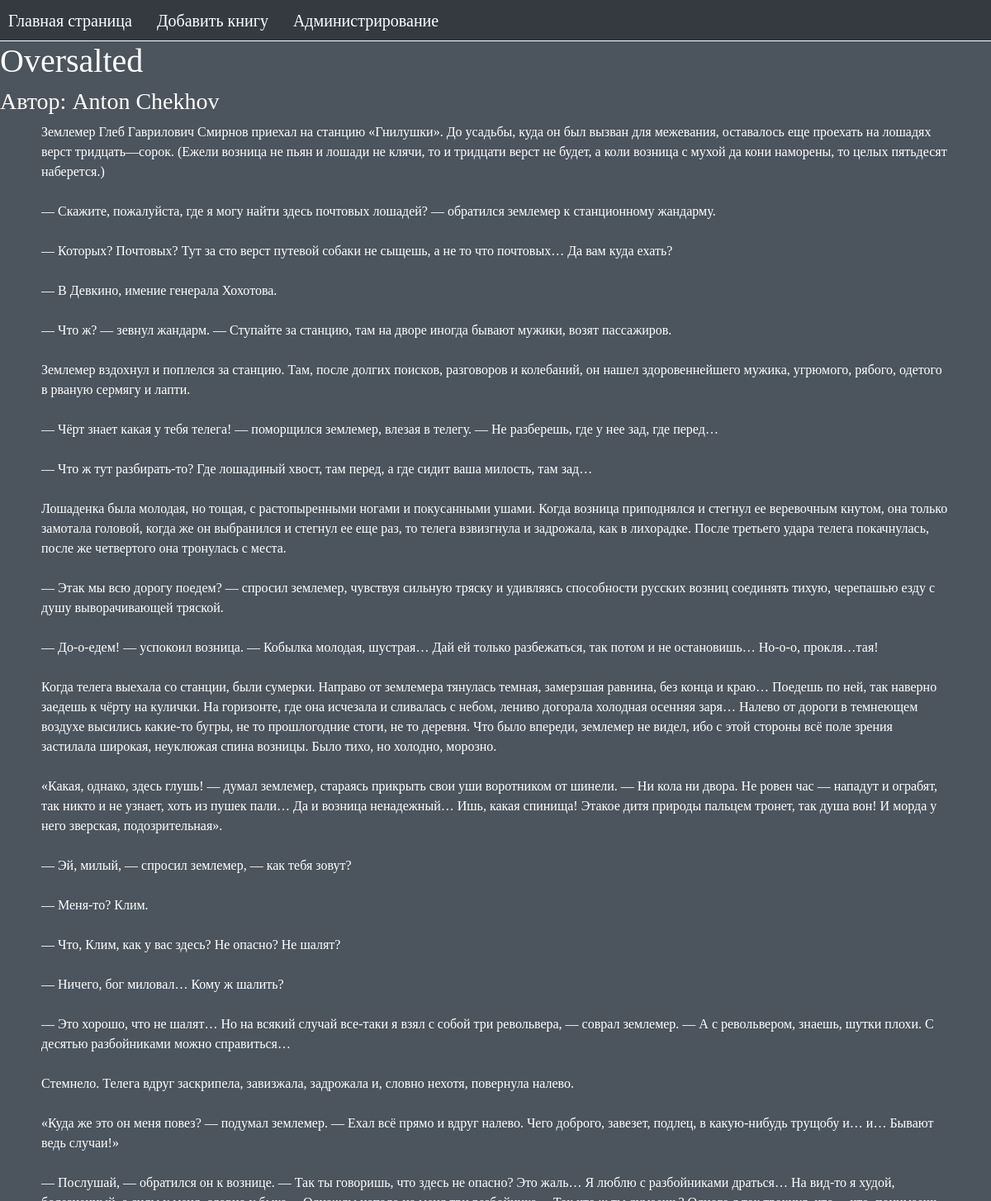
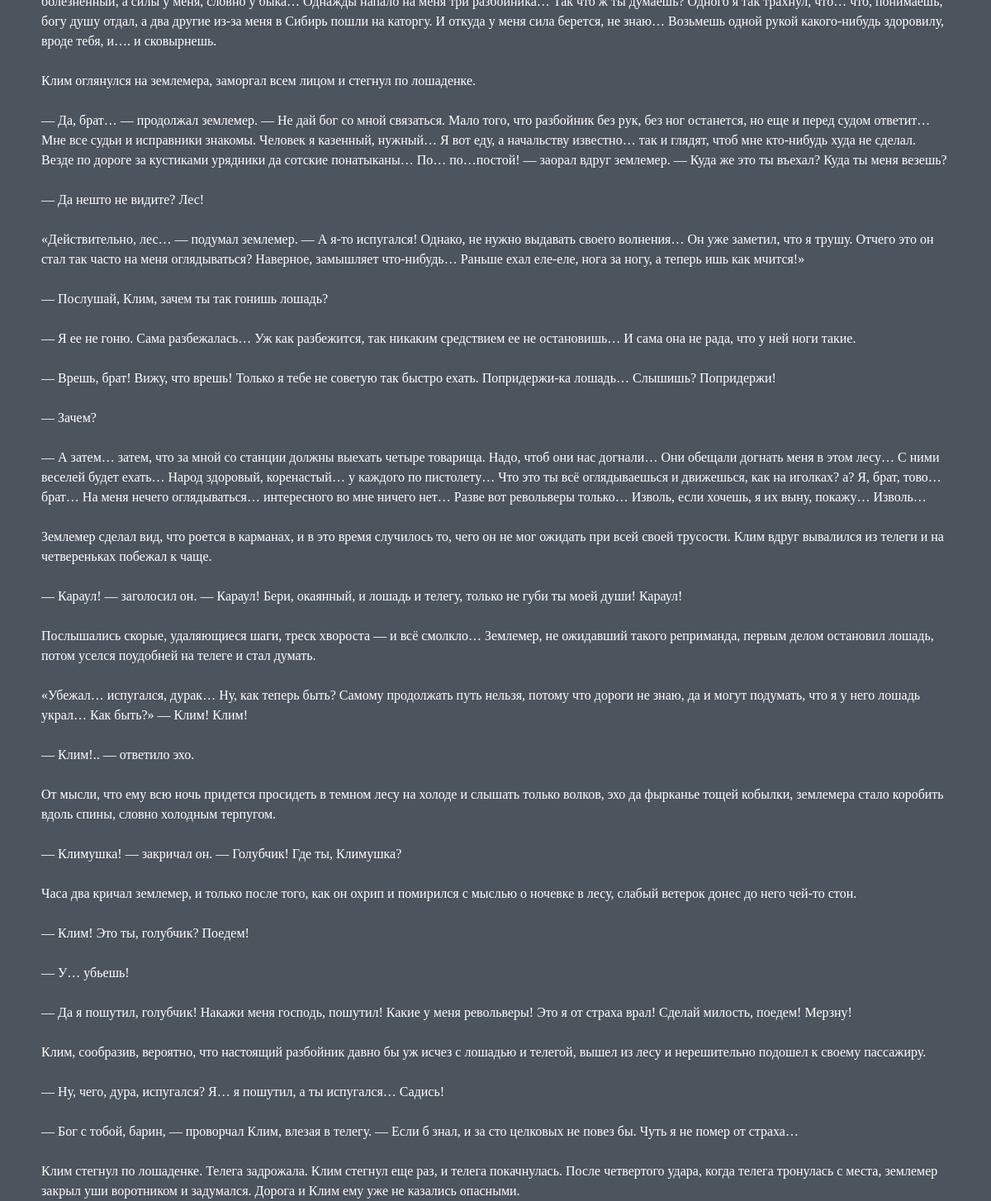
/book/4, run on the app's committed database (2 pictures, top to bottom).
### books/models.py (models this page shows)
class Book(models.Model):
    title_book = models.CharField(
        max_length=255,
        help_text='Введите название произведения(Обязательно)',
        unique=True,
        verbose_name='Название',
    )
    censor = models.CharField(
        max_length=255,
        help_text='Введите тип произведения',
        verbose_name='Цензура',
        choices=CENSOR_CHOICE,
        default=CENSOR_CHOICE[1],
    )
    genre_book = models.ManyToManyField(
        BookGenre, verbose_name='Жанр произведения')
    author = models.ForeignKey(
        BookAuthor, on_delete=models.CASCADE, verbose_name='Имя и фамилия автора')
    content_book = models.TextField(
        help_text='Введите текст произведения(Обязательно)',
        verbose_name='Текст',
    )
    time_create = models.DateTimeField(
        auto_now_add=True,
        verbose_name='Дата добавления',
        null=True
    )
    time_update = models.DateTimeField(
        auto_now=True,
        verbose_name='Дата изменения',
    )

class BookAuthor(models.Model):
    firstName_author = models.CharField(
        max_length=255,
        help_text='Введите имя автора(Обязательно)',
        verbose_name='Имя автора',
        null=True,
    )
    lastName_author = models.CharField(
        max_length=255,
        help_text='Введите фамилию автора(Обязательно)',
        verbose_name='Фамилия автора',
        null=True,
    )
    def __str__(self):
        return self.get_fullname()
    def get_fullname(self) -> str:
        return ' '.join(filter(bool, [self.firstName_author, self.lastName_author]))

### books/views.py (the view)
# urls.py: path('book/<int:pk>', views.BookDetail.as_view(), name='book'),
class BookDetail(TitleMixin, DetailView):
    model = models.Book
    template_name = 'books/book.html'
    context_object_name = 'book'
    title = "Содержание книги"

### books/views.py (called while the page is built)
    def get_title(self):
        return self.title

    def get_context_data(self, **kwargs):
        context = super().get_context_data(**kwargs)
        context['title'] = self.get_title()
        return context

### books/templates/books/book.html
{% extends 'books/template_site.html'%}
{% block content %}
<h1>{{book.title_book}}</h1>
<h3>Автор: {{book.author}}</h3>
<div>
	<p class="content_book">{{book.content_book}}</p>
</div>
{% endblock %}

### books/static/books/css/style.css (style rules this page uses)
body { background-color: #4C545D; font-family: Georgia; color: white; }
.content_book { display: table; margin: 0 auto; white-space: pre-line; padding-left: 50px; padding-right: 50px; }

### data on the page
Book: title_book "Oversalted", author "Anton Chekhov", content_book "Землемер Глеб Гаврилович Смирнов приехал на станцию «Гнилушки». До усадьбы, куда он был вызван для межевания, оставалось еще проехать на лошадях верст тридцать—сорок. (Ежели возница не пьян и лошади не клячи, то и тридцати верст не будет, а коли возница с мухой да кони наморены, то целых пятьдесят наберется.) — Скажите, пожалуйста, где я могу найти здесь почтовых лошадей? — обратился землемер к станционному жандарму. — Которых? Почтовых? Тут за сто верст путевой собаки не сыщешь, а не то что почтовых… Да вам куда ехать? — В Девкино, имение генерала Хохотова. — Что ж? — зевнул жандарм. — Ступайте за станцию, там на дворе иногда бывают мужики, возят пассажиров. Землемер вздохнул и поплелся за…"
